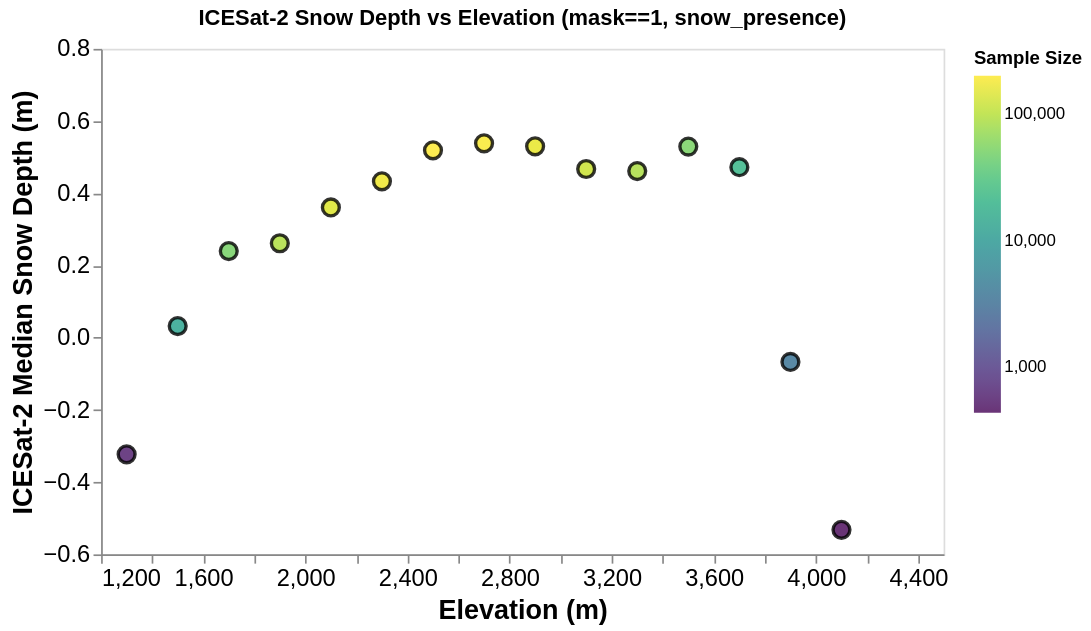

The cell this chart's notebook holds for it:
### Code cell
# Plot ICESat-2 snow depth vs elevation (filtered by mask==1 and snow_presence)
# Compute median ICESat-2 snow depth per elevation bin

filtered_df = atl06sr_gdf[filter_mask_snow]

# Compute medians and sample size by elevation bin
is2_by_elev = []
elev_bins = []
sample_sizes = []

for e_min, e_max in zip(elev_min, elev_max):
    mask = (filtered_df['3dep.value'] > e_min) & (filtered_df['3dep.value'] < e_max)
    subset = filtered_df.loc[mask, 'icesat2_3dep_dif'].values
    n_samples = len(subset)
    sample_sizes.append(n_samples)
    elev_bins.append((e_min + e_max) / 2)  # Use midpoint of elevation bin
    if n_samples >= 100:
        is2_by_elev.append(np.nanmedian(subset))
    else:
        is2_by_elev.append(np.nan)

# Create DataFrame for plotting
elev_plot_data = pd.DataFrame({
    'elevation': elev_bins,
    'icesat2_sd': is2_by_elev,
    'sample_size': sample_sizes
})

print(f"Total points after filter: {len(filtered_df)}")
print(f"Elevation bins with >100 samples: {elev_plot_data['icesat2_sd'].notna().sum()}")

# Create Altair plot
elev_chart = alt.Chart(elev_plot_data).mark_circle(size=100, stroke='black', opacity=0.8).encode(
    x=alt.X('elevation:Q', title='Elevation (m)', scale=alt.Scale(domain=[1200, 4500])),
    y=alt.Y('icesat2_sd:Q', title='ICESat-2 Median Snow Depth (m)', scale=alt.Scale(domain=[-0.6, 0.8])),
    color=alt.Color('sample_size:Q', title='Sample Size', scale=alt.Scale(scheme='viridis', type='log'))
).properties(
    title='ICESat-2 Snow Depth vs Elevation (mask==1, snow_presence)',
    width=500,
    height=300
).configure_axis(
    grid=False,
    labelFontSize=14,
    titleFontSize=16
)

elev_chart

### Figure 1 — Vega-Lite specification as saved in the notebook (floating-point values rounded to 4 significant figures)
{"config": {"view": {"continuousWidth": 300, "continuousHeight": 300}, "axis": {"grid": false, "labelFontSize": 14, "titleFontSize": 16}}, "data": {"name": "data-b2b8da58bde1cb28f5889c1f7650f9fd"}, "mark": {"type": "circle", "opacity": 0.8, "size": 100, "stroke": "black"}, "encoding": {"color": {"field": "sample_size", "scale": {"scheme": "viridis", "type": "log"}, "title": "Sample Size", "type": "quantitative"}, "x": {"field": "elevation", "scale": {"domain": [1200, 4500]}, "title": "Elevation (m)", "type": "quantitative"}, "y": {"field": "icesat2_sd", "scale": {"domain": [-0.6, 0.8]}, "title": "ICESat-2 Median Snow Depth (m)", "type": "quantitative"}}, "height": 300, "title": "ICESat-2 Snow Depth vs Elevation (mask==1, snow_presence)", "width": 500, "$schema": "https://vega.github.io/schema/vega-lite/v5.20.1.json", "datasets": {"data-b2b8da58bde1cb28f5889c1f7650f9fd": [{"elevation": 1100.0, "icesat2_sd": null, "sample_size": 16}, {"elevation": 1300.0, "icesat2_sd": -0.323, "sample_size": 598}, {"elevation": 1500.0, "icesat2_sd": 0.0322, "sample_size": 13803}, {"elevation": 1700.0, "icesat2_sd": 0.24, "sample_size": 50437}, {"elevation": 1900.0, "icesat2_sd": 0.2616, "sample_size": 91454}, {"elevation": 2100.0, "icesat2_sd": 0.3609, "sample_size": 140359}, {"elevation": 2300.0, "icesat2_sd": 0.4331, "sample_size": 169446}, {"elevation": 2500.0, "icesat2_sd": 0.5191, "sample_size": 199017}, {"elevation": 2700.0, "icesat2_sd": 0.5384, "sample_size": 190230}, {"elevation": 2900.0, "icesat2_sd": 0.53, "sample_size": 158154}, {"elevation": 3100.0, "icesat2_sd": 0.4673, "sample_size": 118421}, {"elevation": 3300.0, "icesat2_sd": 0.4615, "sample_size": 87647}, {"elevation": 3500.0, "icesat2_sd": 0.5293, "sample_size": 51914}, {"elevation": 3700.0, "icesat2_sd": 0.4724, "sample_size": 21437}, {"elevation": 3900.0, "icesat2_sd": -0.06693, "sample_size": 3722}, {"elevation": 4100.0, "icesat2_sd": -0.5321, "sample_size": 437}, {"elevation": 4300.0, "icesat2_sd": null, "sample_size": 11}]}}
